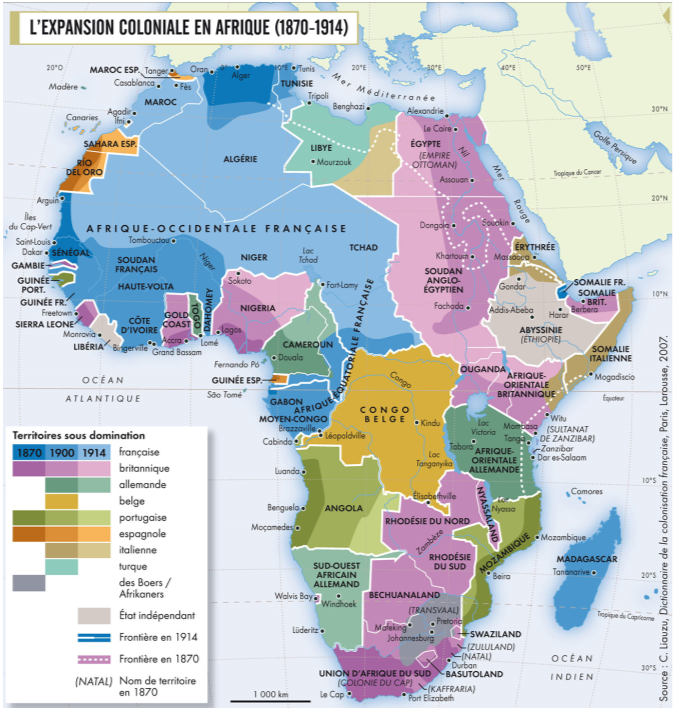
#> input picture source-map.png, 673 x 710 px
$ python trace_lines.py
#> lines starting #> are read from the running program, lines starting #| are printed output that depends on the picture
#!/usr/bin/env python3
"""Step 6 of the source-map trace: line work.

  * rivers: thin blue lines of the scan (blue on a non-blue fill, lighter
    blue on the French blues), thinned to their skeleton and chained into
    polylines;
  * graticule (dotted), Equator (solid) and the two tropics (dashed): their
    positions are read from the scan.

Output: data/trace_lines.json
  lines  [{d, c, w, op, dash?, cap?}, ...]          SVG path data, image pixels
"""
import json
import os

import numpy as np
from PIL import Image
from scipy import ndimage as ndi
from shapely.geometry import LineString
from skimage.morphology import skeletonize

ROOT = os.path.dirname(os.path.dirname(os.path.abspath(__file__)))
OUT = os.path.join(ROOT, 'data')
CLASSES = ['ctx', 'fr-l', 'fr-m', 'fr-d', 'uk-l', 'uk-m', 'uk-d', 'de-l', 'de-m', 'be',
           'pt-l', 'pt-m', 'pt-d', 'es-l', 'es-m', 'es-d', 'it-l', 'it-m', 'ot', 'indep', 'boer']
SEA, WHITE = -1, -2
RIVER_COLOURS = [(140, 160, 212), (138, 187, 227), (185, 215, 242)]


def num(v):
    s = ('%.1f' % v).rstrip('0').rstrip('.')
    return '0' if s in ('-0', '') else s


def path_of(pts):
    """M x y L ... (absolute, one decimal)."""
    return 'M' + 'L'.join('%s %s' % (num(x), num(y)) for x, y in pts)


# [38 lines left out: function chain, not called in this run]


def rivers():
    rgb = np.asarray(Image.open(os.path.join(ROOT, 'source-map.png')).convert('RGB')).astype(float)
    med = ndi.median_filter(rgb, size=(3, 3, 1))
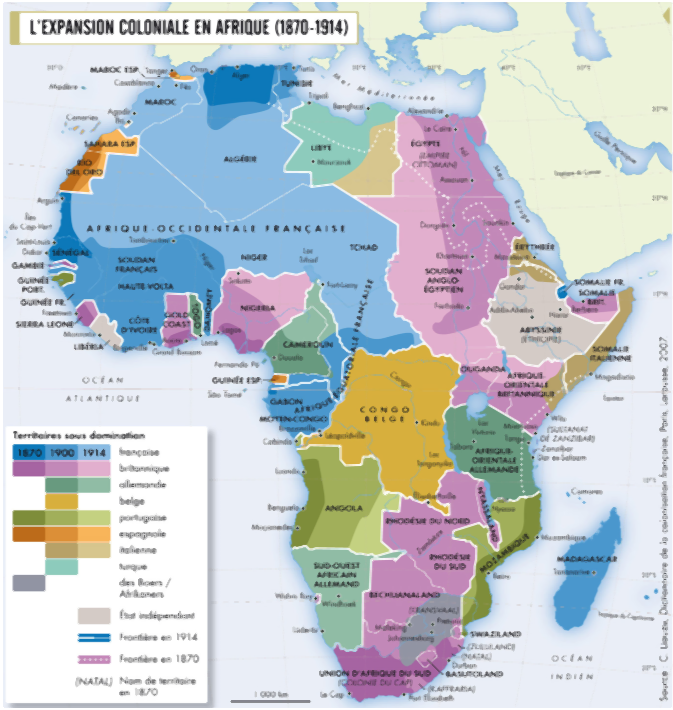
#> med: shape (710, 673, 3) float64; mean R, G, B 194.8, 201.7, 206.5
#> (the run stopped early here; a loop or call above may not have finished)
